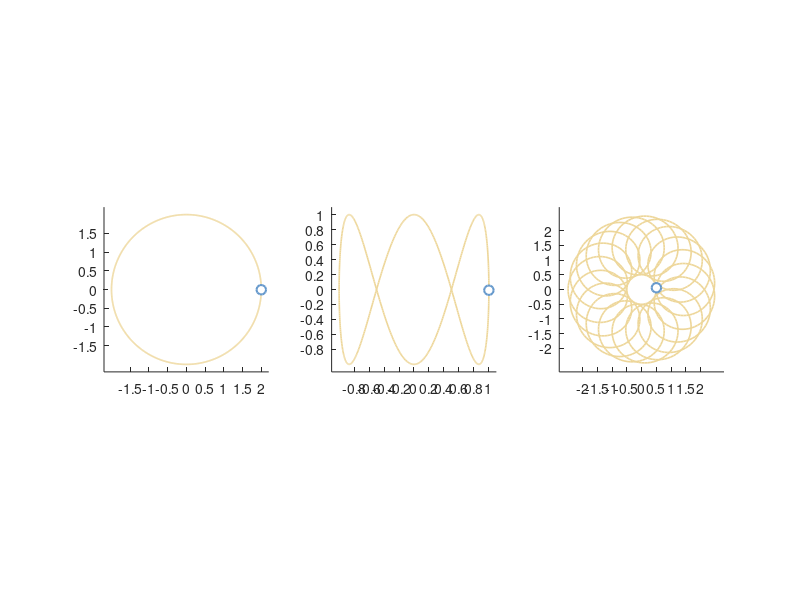

Source code (MATLAB):
% Limpieza de pantalla
clear all
close all
clc

% Creamos una figura ancha con fondo blanco
figure('Color', 'w', 'Position', [100, 100, 1400, 450]);

colorLinea = [0.93 0.84 0.6]; 
colorMarcador = [0.4 0.6 0.8]; 


% 1. Primer Gráfica: Círculo (R=2)

subplot(1,3,1);
t1 = 0:0.01:2*pi;
x1 = 2 * cos(t1);
y1 = 2 * sin(t1);

plot(x1, y1, 'Color', colorLinea, 'LineWidth', 1.2); hold on;
plot(x1(end), y1(end), 'o', 'MarkerSize', 7, 'MarkerFaceColor', 'w', 'Color', colorMarcador, 'LineWidth', 1.5); 
axis equal;
axis([-2.2 2.2 -2.2 2.2]);
set(gca, 'Color', 'w', 'XTick', -1.5:0.5:2, 'YTick', -1.5:0.5:1.5);
box off; title(' ');


% 2. Segunda Gráfica: Curva de Lissajous (3 GIROS)

subplot(1,3,2);
t2 = 0:0.01:2*pi;
x2 = cos(t2);
y2 = sin(3*t2);

plot(x2, y2, 'Color', colorLinea, 'LineWidth', 1.2); hold on;
plot(x2(end), y2(end), 'o', 'MarkerSize', 7, 'MarkerFaceColor', 'w', 'Color', colorMarcador, 'LineWidth', 1.5); 
axis equal;
axis([-1.1 1.1 -1.1 1.1]);
set(gca, 'Color', 'w', 'XTick', -0.8:0.2:1, 'YTick', -0.8:0.2:1);
box off; title(' ');


% 3. Tercera Gráfica: Espirógrafo 

subplot(1,3,3);
t3 = 0:0.005:2*pi;
% Cambiamos la frecuencia a 20 para replicar la densidad exacta
x3 = 1.5 * cos(t3) - 1.0 * cos(20*t3);
y3 = 1.5 * sin(t3) - 1.0 * sin(20*t3);

plot(x3, y3, 'Color', colorLinea, 'LineWidth', 1.2); hold on;
plot(x3(end), y3(end), 'o', 'MarkerSize', 7, 'MarkerFaceColor', 'w', 'Color', colorMarcador, 'LineWidth', 1.5); 
axis equal;
axis([-2.8 2.8 -2.8 2.8]);
set(gca, 'Color', 'w', 'XTick', -2:0.5:2, 'YTick', -2:0.5:2);
box off; title(' ');
